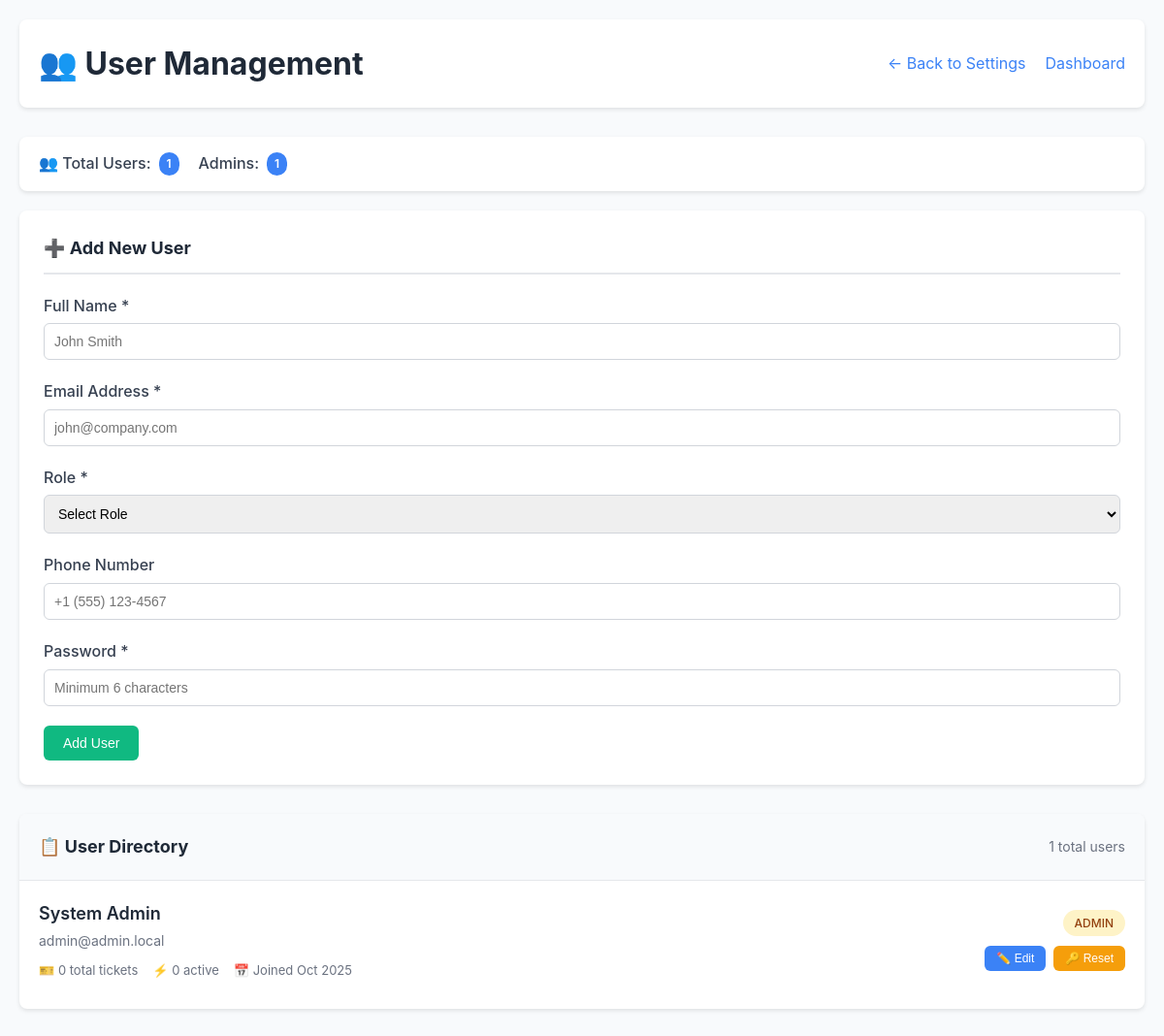
The page /manage-users.php (signed in) on the database its author committed.
### tables this page shows
CREATE TABLE IF NOT EXISTS users (
    id BIGINT PRIMARY KEY AUTO_INCREMENT,
    name VARCHAR(255) NOT NULL,
    email VARCHAR(255) UNIQUE NOT NULL,
    password VARCHAR(255) NOT NULL,
    role ENUM('admin', 'supervisor', 'agent') NOT NULL,
    team_id BIGINT NULL,
    active BOOLEAN DEFAULT TRUE,
    last_login_at DATETIME NULL,
    created_at DATETIME DEFAULT CURRENT_TIMESTAMP,
    updated_at DATETIME DEFAULT CURRENT_TIMESTAMP ON UPDATE CURRENT_TIMESTAMP,
    INDEX (team_id),
    INDEX (role),
    INDEX (active)
);

### manage-users.php (the view, shortened to what this page needs)
<?php
try {
    $config = require 'config/database.php';
    $dsn = "mysql:host={$config['host']};dbname={$config['database']};charset=utf8mb4";
    $pdo = new PDO($dsn, $config['username'], $config['password'], [
        PDO::ATTR_ERRMODE => PDO::ERRMODE_EXCEPTION,
        PDO::ATTR_DEFAULT_FETCH_MODE => PDO::FETCH_ASSOC,
    ]);
    $stmt = $pdo->prepare("
        SELECT u.*,
               COUNT(t.id) as assigned_tickets,
               COUNT(CASE WHEN t.status NOT IN ('closed', 'resolved') THEN 1 END) as active_tickets
        FROM users u
        LEFT JOIN tickets t ON u.id = t.assignee_id
        GROUP BY u.id
        ORDER BY u.active DESC, u.role, u.name
    ");
    $stmt->execute();
    $users = $stmt->fetchAll();
    $roleStats = [];
    $stmt = $pdo->prepare("SELECT role, COUNT(*) as count FROM users WHERE active = 1 GROUP BY role");
    $stmt->execute();
    $roleData = $stmt->fetchAll();
    foreach ($roleData as $roleInfo) {
        $roleStats[$roleInfo['role']] = $roleInfo['count'];
    }
} catch (Exception $e) {
    die("Database error: " . $e->getMessage());
}
?>
<!DOCTYPE html>
<html lang='en'>
<head>
</head>
<body>
    <div class='container'>
        <div class='header'>
            <h1>👥 User Management</h1>
            <div class='user-info'>
                <a href='/ITSPtickets/settings.php'>← Back to Settings</a>
                <a href='/ITSPtickets/dashboard-simple.php'>Dashboard</a>
            </div>
        </div>
        <div class='stats-bar'>
            <div class='stat'>
                <span>👥 Total Users:</span>
                <span class='stat-number'><?= count($users) ?></span>
            </div>
            <?php foreach ($roleStats as $role => $count): ?>
                <div class='stat'>
                    <span><?= ucfirst($role) ?>s:</span>
                    <span class='stat-number'><?= $count ?></span>
                </div>
            <?php endforeach; ?>
        </div>
        <div class='management-section'>
            <div class='form-section'>
                <h3>➕ Add New User</h3>
                <form method='POST'>
                    <div class='form-group'>
                        <label for='name'>Full Name *</label>
                        <input type='text' id='name' name='name' required placeholder='John Smith'>
                    </div>
                    <div class='form-group'>
                        <label for='email'>Email Address *</label>
                        <input type='email' id='email' name='email' required placeholder='john@company.com'>
                    </div>
                    <div class='form-group'>
                        <label for='role'>Role *</label>
                        <select id='role' name='role' required>
                            <option value=''>Select Role</option>
                        </select>
                    </div>
                    <div class='form-group'>
                        <label for='phone'>Phone Number</label>
                        <input type='tel' id='phone' name='phone' placeholder='+1 (555) 123-4567'>
                    </div>
                    <div class='form-group'>
                        <label for='password'>Password *</label>
                        <input type='password' id='password' name='password' required minlength='6' placeholder='Minimum 6 characters'>
                    </div>
                    <button type='submit' class='btn btn-success'>Add User</button>
                </form>
            </div>
            <div class='users-list'>
                <div class='users-header'>
                    <h3>📋 User Directory</h3>
                    <span style='font-size: 14px; color: #6b7280;'><?= count($users) ?> total users</span>
                </div>
                <?php if (empty($users)): ?>
                    <div class='user-item'>
                        <p>No users found.</p>
                    </div>
                <?php else: ?>
                    <?php foreach ($users as $userItem): ?>
                        <div class='user-item <?= $userItem['active'] ? '' : 'inactive' ?>'>
                            <div class='user-header'>
                                <div>
                                    <div class='user-name'>
                                        <?= htmlspecialchars($userItem['name']) ?>
                                    </div>
                                    <div class='user-email'><?= htmlspecialchars($userItem['email']) ?></div>
                                    <div class='user-stats'>
                                        <span>🎫 <?= $userItem['assigned_tickets'] ?> total tickets</span>
                                        <span>⚡ <?= $userItem['active_tickets'] ?> active</span>
                                        <span>📅 Joined <?= date('M Y', strtotime($userItem['created_at'])) ?></span>
                                    </div>
                                </div>
                                <div style='display: flex; flex-direction: column; align-items: flex-end; gap: 10px;'>
                                    <span class='user-role role-<?= $userItem['role'] ?>'>
                                        <?= htmlspecialchars($userItem['role']) ?>
                                    </span>
                                    <div class='user-actions'>
                                        <button onclick="toggleEdit('user-<?= $userItem['id'] ?>')" class='btn btn-primary btn-sm'>✏️ Edit</button>
                                        <button onclick="togglePasswordReset('pwd-<?= $userItem['id'] ?>')" class='btn btn-warning btn-sm'>🔑 Reset</button>
                                    </div>
                                </div>
                            </div>
                        </div>
                    <?php endforeach; ?>
                <?php endif; ?>
            </div>
        </div>
    </div>
</body>
</html>

### manage-users.php (style rules this page uses)
* { margin: 0; padding: 0; box-sizing: border-box; }
body { font-family: -apple-system, BlinkMacSystemFont, 'Segoe UI', Roboto, sans-serif; background: #f8fafc; line-height: 1.6; }
.container { max-width: 1400px; margin: 0 auto; padding: 20px; }
.header { display: flex; justify-content: space-between; align-items: center; background: white; padding: 20px; border-radius: 8px; box-shadow: 0 2px 4px rgba(0,0,0,0.1); margin-bottom: 30px; }
.header h1 { color: #1f2937; }
.user-info { display: flex; gap: 20px; align-items: center; }
.user-info a { color: #3b82f6; text-decoration: none; }
.stats-bar { display: flex; gap: 20px; background: white; padding: 15px 20px; border-radius: 8px; box-shadow: 0 2px 4px rgba(0,0,0,0.1); margin-bottom: 20px; }
.stat { font-weight: 500; color: #374151; display: flex; align-items: center; gap: 8px; }
.stat-number { background: #3b82f6; color: white; padding: 2px 8px; border-radius: 12px; font-size: 12px; font-weight: 600; }
.management-section { display: grid; grid-template-columns: 350px 1fr; gap: 30px; margin-bottom: 30px; }
.form-section { background: white; padding: 25px; border-radius: 8px; box-shadow: 0 2px 4px rgba(0,0,0,0.1); height: fit-content; }
.form-section h3 { color: #1f2937; margin-bottom: 20px; font-size: 18px; border-bottom: 2px solid #e5e7eb; padding-bottom: 10px; }
.form-group { margin-bottom: 20px; }
.form-group label { display: block; margin-bottom: 5px; font-weight: 500; color: #374151; }
.form-group input, .form-group select { width: 100%; padding: 10px; border: 1px solid #d1d5db; border-radius: 6px; font-size: 14px; }
.btn { padding: 10px 20px; border-radius: 6px; text-decoration: none; font-weight: 500; border: none; cursor: pointer; font-size: 14px; transition: all 0.2s ease; }
.btn-primary { background: #3b82f6; color: white; }
.btn-success { background: #10b981; color: white; }
.btn-warning { background: #f59e0b; color: white; }
.users-list { background: white; border-radius: 8px; box-shadow: 0 2px 4px rgba(0,0,0,0.1); overflow: hidden; }
.users-header { background: #f8fafc; padding: 20px; border-bottom: 1px solid #e5e7eb; display: flex; justify-content: space-between; align-items: center; }
.users-header h3 { color: #1f2937; font-size: 18px; }
.user-item { border-bottom: 1px solid #e5e7eb; padding: 20px; transition: background-color 0.2s ease; }
.user-item:last-child { border-bottom: none; }
.user-header { display: flex; justify-content: space-between; align-items: center; margin-bottom: 10px; }
.user-name { font-size: 18px; font-weight: 600; color: #1f2937; }
.user-email { color: #6b7280; font-size: 14px; margin-top: 2px; }
.user-role { padding: 4px 12px; border-radius: 20px; font-size: 12px; font-weight: 500; text-transform: uppercase; }
.role-admin { background: #fef3c7; color: #92400e; }
.user-stats { display: flex; gap: 15px; margin-top: 8px; font-size: 13px; color: #6b7280; }
.user-actions { display: flex; gap: 8px; align-items: center; }
.btn-sm { padding: 6px 12px; font-size: 12px; }
@media (max-width: 1200px) { .management-section { grid-template-columns: 1fr; } }

### rows shown on the page
users: name "System Admin", email "admin@admin.local", assigned_tickets "0", active_tickets "0", created_at "Oct 2025", role "ADMIN"

### other values the page prints
count($users) "1"
$role "Admin"
$count "1"
